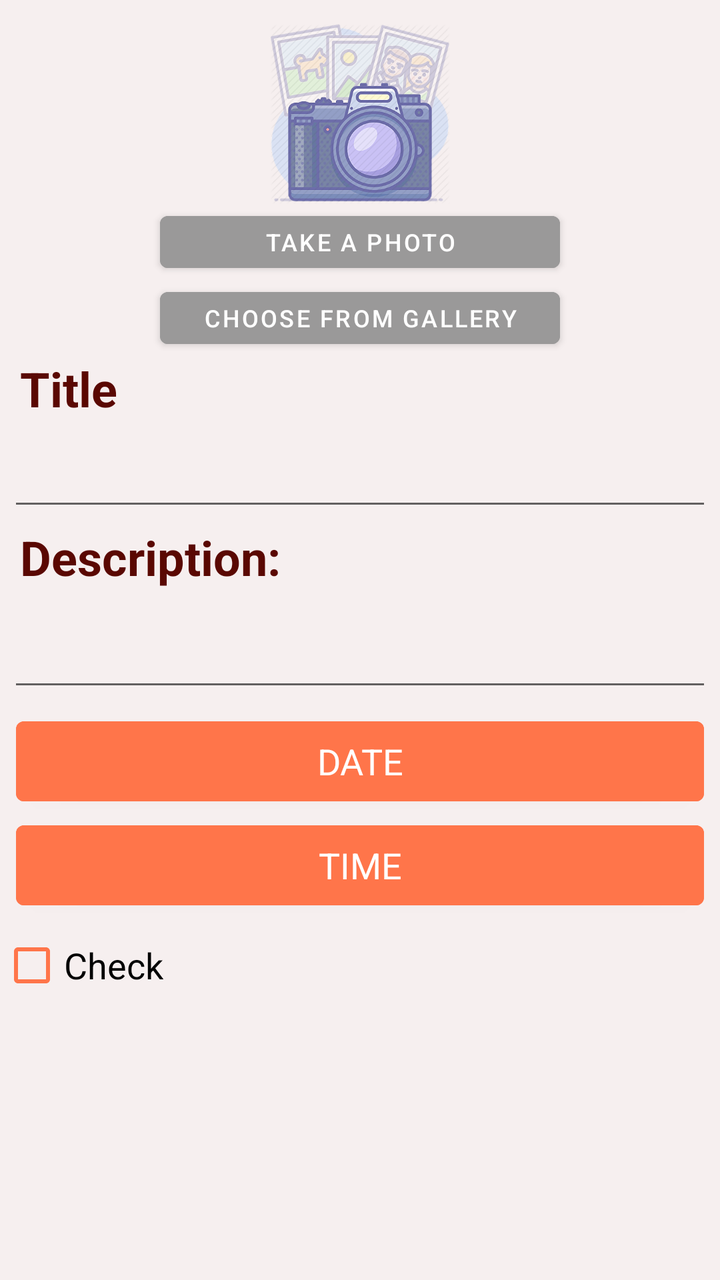
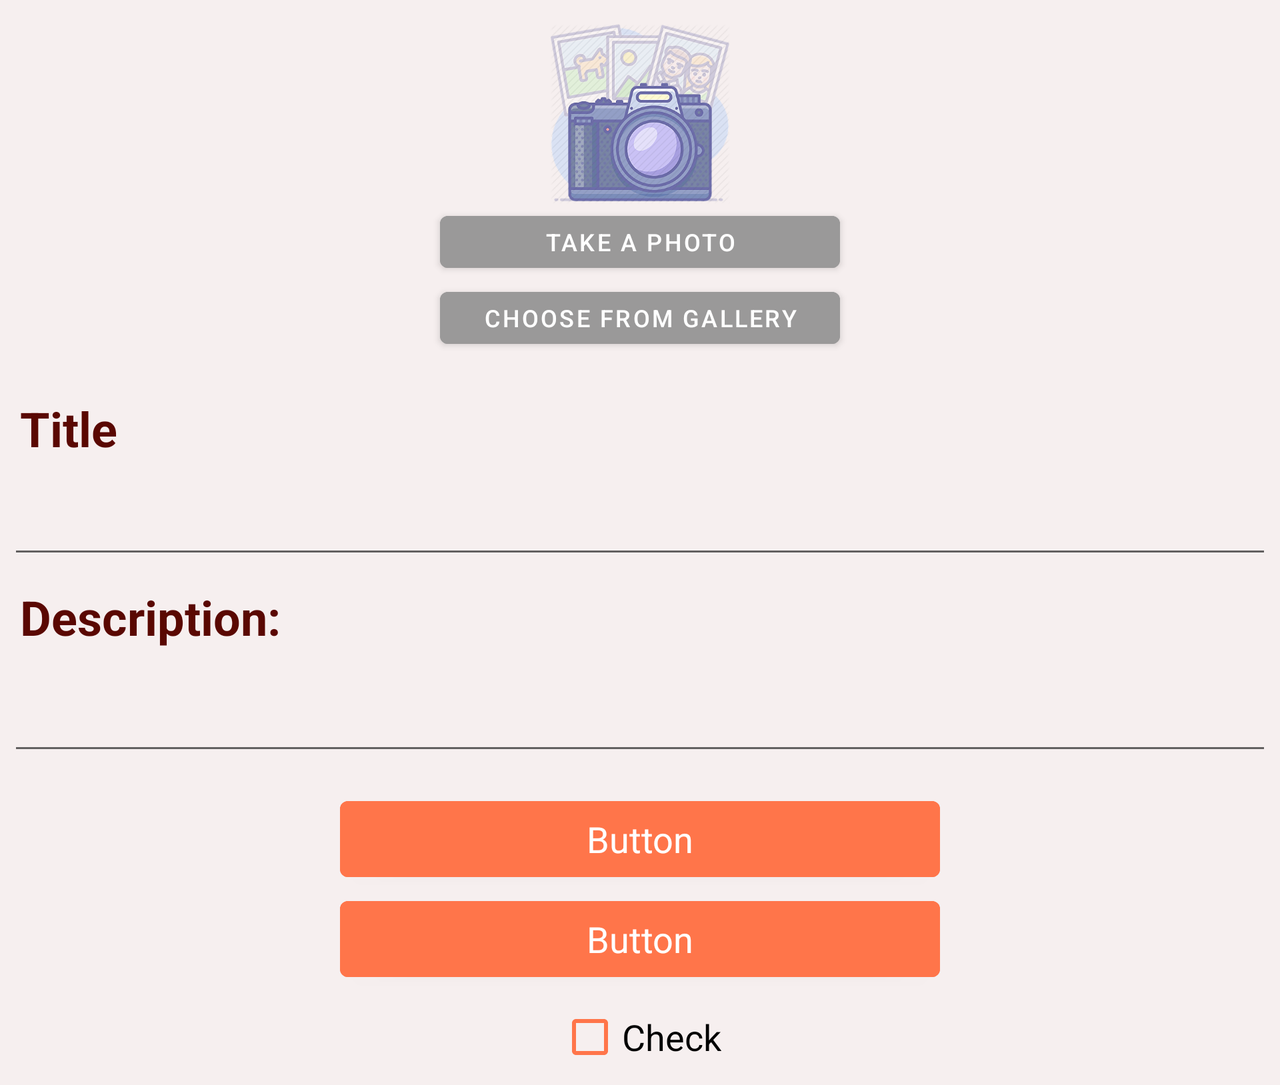

The same Android screen from two of the app's own layout files: first res/layout/ as a phone draws it, then the repository's variant for another configuration, drawn on a device whose configuration selects that folder. Both files follow.
<!-- AndroidManifest.xml: application theme AppTheme -->
<!-- res/layout/fragment_add_task.xml -->
<?xml version="1.0" encoding="utf-8"?>
<LinearLayout xmlns:android="http://schemas.android.com/apk/res/android"
    xmlns:app="http://schemas.android.com/apk/res-auto"
    xmlns:tools="http://schemas.android.com/tools"
    android:id="@+id/root_linear_layout"
    android:layout_width="match_parent"
    android:layout_height="match_parent"
    android:background="#F6EFEF"
    android:orientation="vertical"
    tools:context=".controller.fragments.AddTaskFragment">

    <ImageView
        android:id="@+id/imgview_photo"
        android:layout_width="150dp"
        android:layout_height="90dp"
        android:layout_gravity="center"
        android:layout_marginTop="12dp"
        android:scaleType="fitCenter"
        android:src="@drawable/ic_camera" />

    <Button
        android:id="@+id/btn_take_photo"
        android:layout_width="200dp"
        android:layout_height="38dp"
        android:layout_gravity="center"
        android:backgroundTint="#9A9999"
        android:text="take a photo"
        android:textSize="12sp" />

    <Button
        android:id="@+id/btn_choose_photo"
        android:layout_width="200dp"
        android:layout_height="38dp"
        android:layout_gravity="center"
        android:backgroundTint="#9A9999"
        android:text="choose from gallery"
        android:textSize="12sp" />

    <TextView
        android:layout_width="wrap_content"
        android:layout_height="wrap_content"
        android:layout_marginLeft="10dp"
        android:text="Title"
        android:textColor="#5A0802"
        android:textSize="24sp"
        android:textStyle="bold" />

    <EditText
        android:id="@+id/edittxt_title"
        style="@style/Widget.MaterialComponents.TextView"
        android:layout_width="match_parent"
        android:layout_height="50dp"
        android:layout_gravity="center"
        android:layout_marginLeft="4dp"
        android:layout_marginRight="4dp"
        android:textSize="18sp"
        android:textStyle="bold"
        />

    <TextView
        android:layout_width="wrap_content"
        android:layout_height="wrap_content"
        android:layout_marginLeft="10dp"
        android:layout_marginTop="2dp"
        android:layout_marginBottom="2dp"
        android:text="Description:"
        android:textColor="#5A0802"
        android:textSize="24sp"
        android:textStyle="bold" />

    <EditText
        android:id="@+id/edittxt_description"
        style="@style/Widget.MaterialComponents.TextView"
        android:layout_width="match_parent"
        android:layout_height="50dp"
        android:layout_gravity="center"
        android:layout_margin="4dp"
        android:textSize="18sp" />

    <Button
        android:id="@+id/btn_date"
        style="@style/Widget.MaterialComponents.TextInputLayout.OutlinedBox"
        android:layout_width="match_parent"
        android:layout_height="52dp"
        android:layout_marginLeft="8dp"
        android:layout_marginRight="8dp"
        android:backgroundTint="#FF754A"
        android:text="DATE"
        android:textSize="18sp" />

    <Button
        android:id="@+id/btn_time"
        style="@style/Widget.MaterialComponents.TextInputLayout.OutlinedBox"
        android:layout_width="match_parent"
        android:layout_height="52dp"
        android:layout_marginLeft="8dp"
        android:layout_marginRight="8dp"
        android:backgroundTint="#FF754A"
        android:text="TIME"
        android:textSize="18sp" />

    <CheckBox
        android:id="@+id/checkBox_done"
        android:layout_width="match_parent"
        android:layout_height="wrap_content"
        android:text="Check"
        android:textSize="18sp"
        app:buttonTint="#FF754A" />


</LinearLayout>
<!-- resources referenced by this layout -->
<resources>
  <!-- drawable ic_camera: png bitmap (drawable-hdpi, 75469 bytes) -->
  <style name="AppTheme" parent="Theme.MaterialComponents.Light.NoActionBar">
          
          <item name="colorPrimary">@color/colorPrimary</item>
          <item name="colorPrimaryDark">@color/colorPrimaryDark</item>
          <item name="colorAccent">@color/colorAccent</item>
      </style>
</resources>
<!-- res/layout-land/fragment_add_task.xml (the repository's variant of the layout above) -->
<!-- drawn on the phone turned sideways -->
<?xml version="1.0" encoding="utf-8"?>
<ScrollView xmlns:android="http://schemas.android.com/apk/res/android"
    xmlns:app="http://schemas.android.com/apk/res-auto"
    android:layout_width="match_parent"
    android:layout_height="match_parent">

    <LinearLayout
        android:id="@+id/root_linear_layout"
        android:layout_width="match_parent"
        android:layout_height="wrap_content"
        android:background="#F6EFEF"
        android:orientation="vertical">
        <ImageView
            android:id="@+id/imgview_photo"
            android:layout_width="150dp"
            android:layout_height="90dp"
            android:layout_gravity="center"
            android:layout_marginTop="12dp"
            android:scaleType="fitCenter"
            android:src="@drawable/ic_camera" />

        <Button
            android:id="@+id/btn_take_photo"
            android:layout_width="200dp"
            android:layout_height="38dp"
            android:layout_gravity="center"
            android:backgroundTint="#9A9999"
            android:text="take a photo"
            android:textSize="12sp" />

        <Button
            android:id="@+id/btn_choose_photo"
            android:layout_width="200dp"
            android:layout_height="38dp"
            android:layout_gravity="center"
            android:backgroundTint="#9A9999"
            android:text="choose from gallery"
            android:textSize="12sp" />

        <TextView
            android:layout_width="wrap_content"
            android:layout_height="wrap_content"
            android:layout_marginLeft="10dp"
            android:layout_marginTop="20dp"
            android:text="Title"
            android:textColor="#5A0802"
            android:textSize="24sp"
            android:textStyle="bold" />

        <EditText
            android:id="@+id/edittxt_title"
            style="@style/Widget.MaterialComponents.TextView"
            android:layout_width="match_parent"
            android:layout_height="50dp"
            android:layout_gravity="center"
            android:layout_margin="4dp"
            android:textSize="18sp"
            android:textStyle="bold" />

        <TextView
            android:layout_width="wrap_content"
            android:layout_height="wrap_content"
            android:layout_marginLeft="10dp"
            android:layout_marginTop="4dp"
            android:layout_marginBottom="4dp"
            android:text="Description:"
            android:textColor="#5A0802"
            android:textSize="24sp"
            android:textStyle="bold" />

        <EditText
            android:id="@+id/edittxt_description"
            style="@style/Widget.MaterialComponents.TextView"
            android:layout_width="match_parent"
            android:layout_height="50dp"
            android:layout_gravity="center"
            android:layout_margin="4dp"
            android:textSize="18sp" />

        <Button
            android:id="@+id/btn_date"
            style="@style/Widget.MaterialComponents.TextInputLayout.OutlinedBox"
            android:layout_width="300dp"
            android:layout_height="50dp"
            android:layout_gravity="center"
            android:layout_marginLeft="8dp"
            android:layout_marginTop="8dp"
            android:layout_marginRight="8dp"
            android:backgroundTint="#FF754A"
            android:text="Button"
            android:textSize="18sp" />

        <Button
            android:id="@+id/btn_time"
            style="@style/Widget.MaterialComponents.TextInputLayout.OutlinedBox"
            android:layout_width="300dp"
            android:layout_height="50dp"
            android:layout_gravity="center"
            android:layout_marginLeft="8dp"
            android:layout_marginRight="8dp"
            android:backgroundTint="#FF754A"
            android:text="Button"
            android:textSize="18sp" />

        <CheckBox
            android:id="@+id/checkBox_done"
            android:layout_width="wrap_content"
            android:layout_height="wrap_content"
            android:layout_gravity="center"
            android:text="Check"
            android:textSize="18sp"
            app:buttonTint="#FF754A" />

    </LinearLayout>

</ScrollView>
